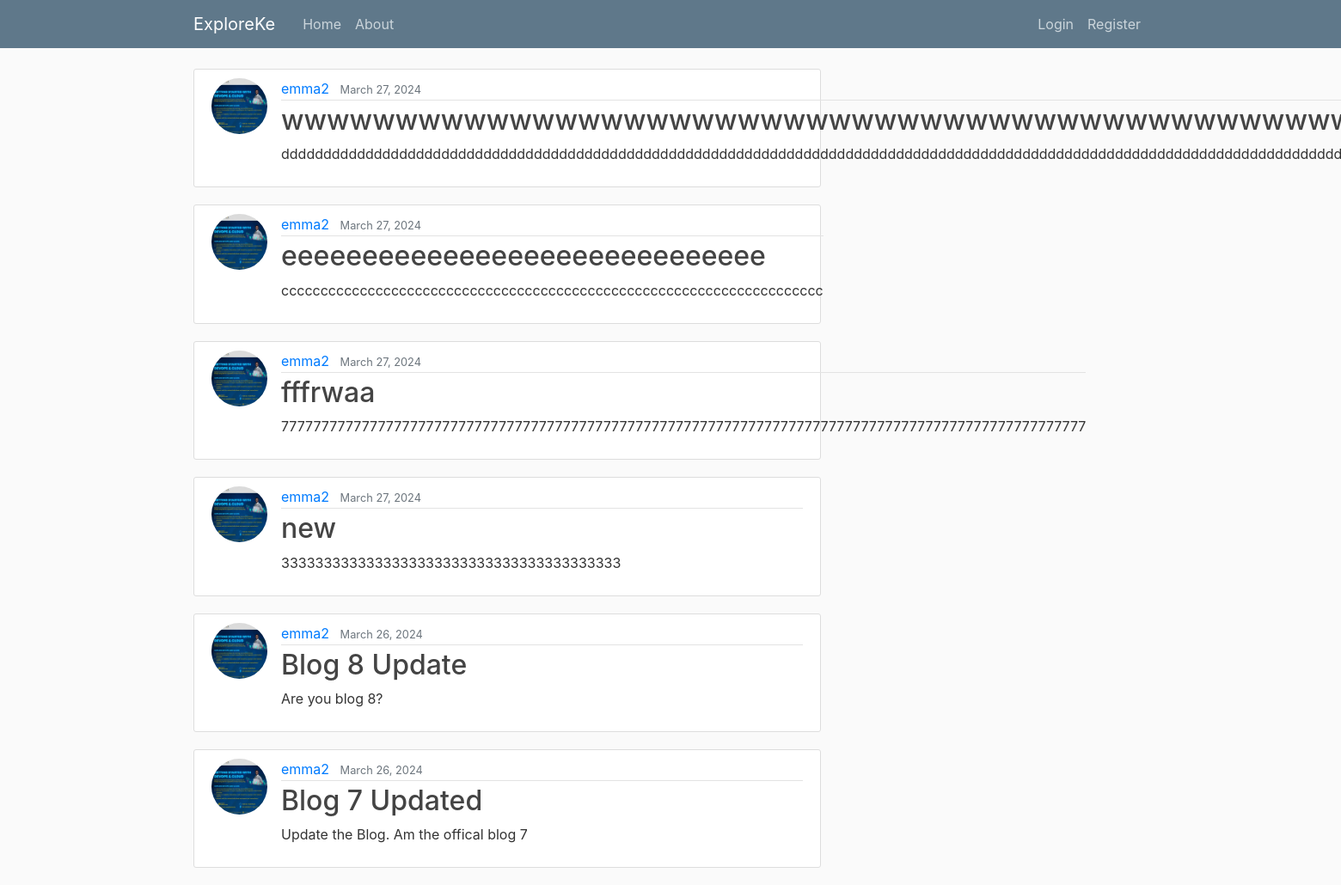
Before: / with the older database file.
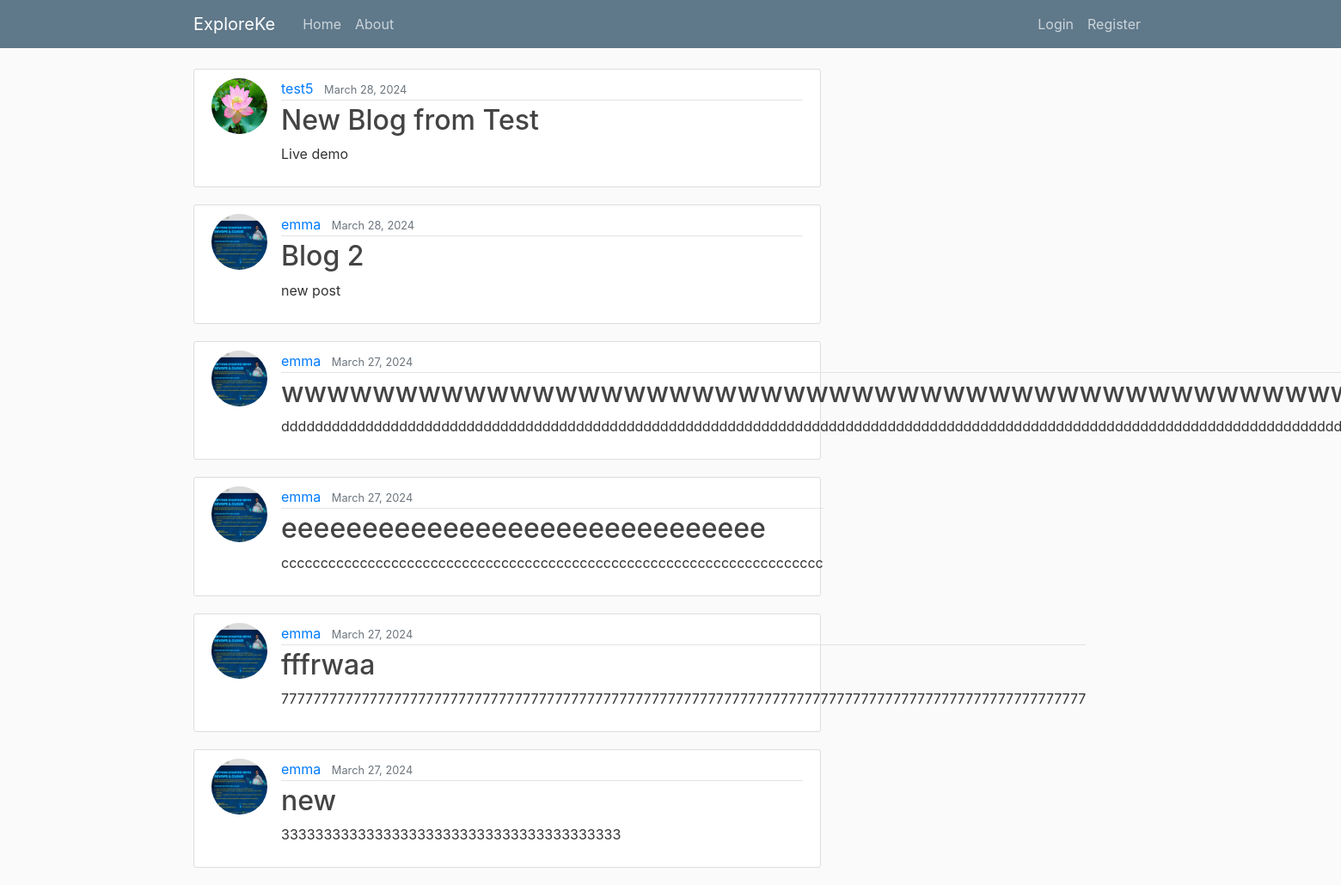
After: the same page with the newer database file.
### blog/models.py (models this page shows, shortened)
class Post(models.Model):
    title = models.CharField(max_length=100)
    content = models.TextField()
    date_posted = models.DateTimeField(default=timezone.now)
    author = models.ForeignKey(User, on_delete=models.CASCADE)

### users/models.py (models this page shows, shortened)
class Profile(models.Model):
    user = models.OneToOneField(User, on_delete=models.CASCADE)
    image = models.ImageField(default='default.jpg', upload_to='profile_pics')

### blog/views.py (the view)
# urls.py: path('', PostListView.as_view(), name='blog-home'),
class PostListView(ListView):
    model = Post
    template_name = 'blog/home.html'
    context_object_name = 'posts'
    ordering = ['-date_posted']
    paginate_by = 6

### blog/templates/blog/home.html
{% extends "blog/base.html" %}
{% block content %}
    {% for post in posts %}
    <article class="media content-section">
      <img  class="rounded-circle article-img" src="{{ post.author.profile.image.url }}">
        <div class="media-body">
          <div class="article-metadata">
            <a class="mr-2" href="#">{{ post.author }}</a>
            <small class="text-muted">{{ post.date_posted|date:"F d, Y" }}</small>
          </div>
          <h2><a class="article-title" href="{% url 'post-detail' post.id %}">{{ post.title }}</a></h2>
          <p class="article-content">{{ post.content }}</p>
        </div>
      </article>
    {% endfor %}
{% endblock content %}

Changed rows visible on the page:
no longer on this page (row unchanged): Post: author.profile.image (picture), author "emma2", date_posted "March 26, 2024", title "Blog 8 Update", content "Are you blog 8?"
no longer on this page (row unchanged): Post: author.profile.image (picture), author "emma2", date_posted "March 26, 2024", title "Blog 7 Updated", content "Update the Blog. Am the offical blog 7"
added Post: author.profile.image (placeholder picture), author "test5", date_posted "March 28, 2024", title "New Blog from Test", content "Live demo"
added Post: author.profile.image (picture), author "emma", date_posted "March 28, 2024", title "Blog 2", content "new post"
changed through a linked row, Post "wwwwwwwwwwwwwwwwwwwwwwwwwwwwwwwwwwwwwwwwwwwwwwww": author "emma2" → "emma"
changed through a linked row, Post "eeeeeeeeeeeeeeeeeeeeeeeeeeeeee": author "emma2" → "emma"
changed through a linked row, Post "fffrwaa": author "emma2" → "emma"
changed through a linked row, Post "new": author "emma2" → "emma"
